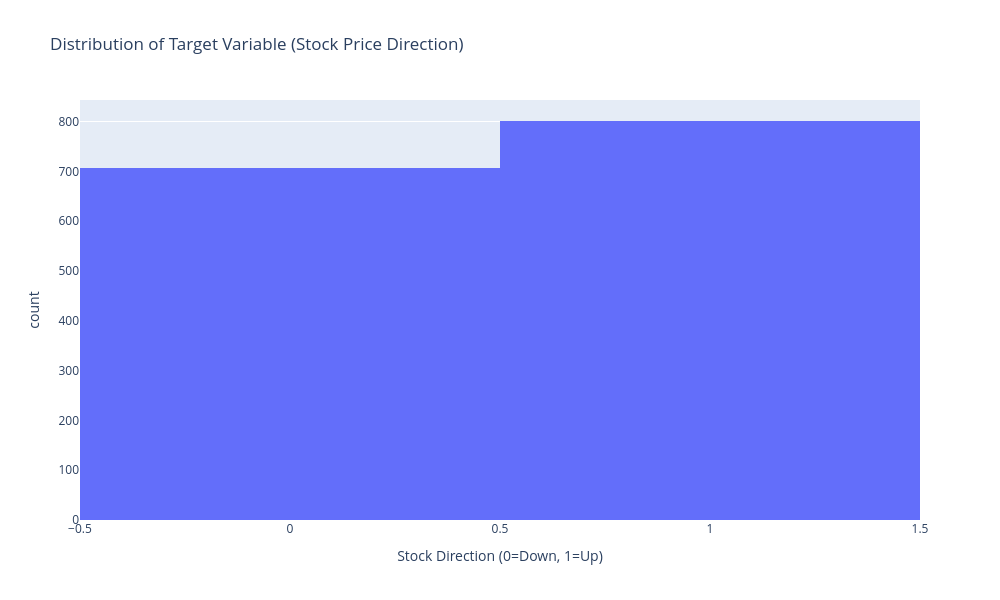

Notebook code for this chart:
### Code cell
# Check feature correations with the target variable
corr_with_target = stocks.corr()['Target'].sort_values(ascending=False)
print("Correlation of features with Target variable:")
print(corr_with_target)
stocks.corr()
corr_with_target.plot(kind='barh', title='Correlation of Features with Target Variable', figsize=(12, 10), color='skyblue')
print(corr_with_target)
#fig = px.imshow(stocks.corr(), title='Correlation Heatmap of Stock Features', width=1000, height=800)
fig.show()

#corr_with_close = stocks.corr()['Close'].sort_values(ascending=False).drop('Close')
#print("Correlation of features with Close price:")
#print(corr_with_close)
#corr_with_close.plot(kind='barh', title='Correlation of Features with Close Price', figsize=(12, 6), color='salmon')
#fig.show()

# Correlation of lag features with the target variable
lag_features = [col for col in stocks.columns if 'Lag' in col]
corr_with_lags = stocks[lag_features + ['Target']].corr()['Target'].sort_values(ascending=False)
corr_with_lags.plot(kind='barh', title='Correlation of Lag Features with Target Variable', figsize=(12, 6), color='lightgreen')

### Figure 1 — Plotly figure (JSON) as saved in the notebook; plotly's stock layout.template omitted (floating-point values rounded to 4 significant figures; data arrays with more than 128 entries replaced by an {"elided": "..."} marker saying what was removed)
{"data": [{"bingroup": "x", "hovertemplate": "Stock Direction (0=Down, 1=Up)=%{x}<br>count=%{y}<extra></extra>", "legendgroup": "", "marker": {"color": "#636efa", "pattern": {"shape": ""}}, "name": "", "orientation": "v", "showlegend": false, "type": "histogram", "x": {"elided": "1508 int values"}, "xaxis": "x", "yaxis": "y"}], "layout": {"barmode": "relative", "height": 600, "legend": {"tracegroupgap": 0}, "title": {"text": "Distribution of Target Variable (Stock Price Direction)"}, "width": 1000, "xaxis": {"anchor": "y", "domain": [0, 1], "title": {"text": "Stock Direction (0=Down, 1=Up)"}}, "yaxis": {"anchor": "x", "domain": [0, 1], "title": {"text": "count"}}}}
